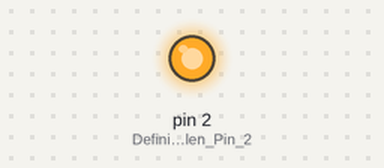
The sketch below on a simulated Arduino Uno, built with avr-gcc and run on an emulated ATmega328P. Parts: output pins drawn as LEDs (lit = HIGH). What the sketch prints to the serial monitor is not drawn.

Above: at 0.1 s.
At 20.1 s:
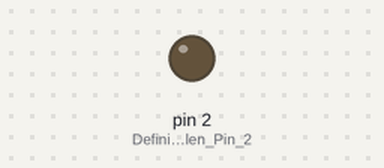
Timing chart, 0 to 21.6 s (numbered marks = the images above):
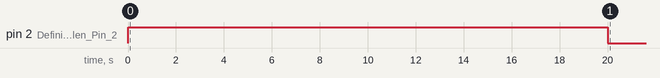

The sketch:

sketch_apr03a.ino
```cpp
const int SENSOR = A0; // Benenne analogen Eingang A0 "SENSOR"
int sensorWert = 0; // Definiere int Variable "sensorWert" und setze sie auf 0

void setup() {
Serial.begin(9600); // baud rate 9600
pinMode(2,OUTPUT); // Definiere digitalen Pin 2 als Output (Schaltet das Relais)
}

void loop() {
sensorWert = analogRead(SENSOR); // Lies ANalogpin "SENSOR" aus und speichere Ergebnis in Variable "sensorWert"
Serial.print("Sensorwert = ");
Serial.println(sensorWert); // In diesen beiden Zeilen wird der Sensorwert auf dem Computermonitor ausgegeben

if (sensorWert > 500) { //Falls Sensorwert 500 überschreitet... (trockene Luft = 600, Wasser = 264, gut feuchte Erde = 385)
digitalWrite(2,HIGH); // Setze digitalen Pin 2 auf High (schalte Relais -> schalte Pumpe)
delay (20000); //2000 ist die Zeit in Millisekunden (20 Sekunden), die die Pumpe laufen soll
digitalWrite (2,LOW); // Setze digitalen Pin 2 auf Low (schalte Relais -> schalte Pumpe)
}
delay(86400000); // 86400000 (24 Stunden) ist die Zeit in Millisekunden, die gewartet wird und danach wird das gleiche wiederholt
delay(10000); // 86400000 (24 Stunden) ist die Zeit in Millisekunden, die gewartet wird und danach wird das gleiche wiederholt
}
```

Measured:
- by itself, pin 2 (Definiere_digitalen_Pin_2): LOW → HIGH at 0.00 s, → LOW 20.0 s later
